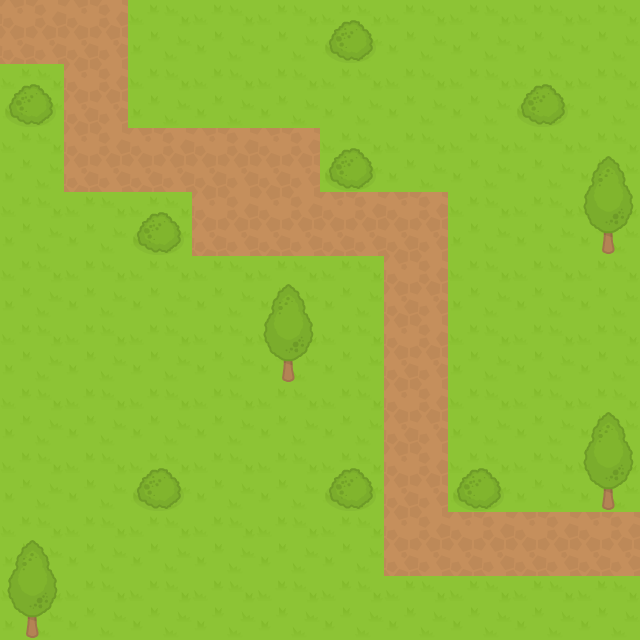

Below is a game level as drawn by its tile map, then a one-line description and the .tmx file that defines it, in full:
An orthogonal 10x10 tile map with 64x64 px tiles, 2 tile layers (Tile Layer 1, Tile Layer 2).

<map version="1.10" tiledversion="git" orientation="orthogonal" renderorder="right-down" width="10" height="10" tilewidth="64" tileheight="64" infinite="0" nextlayerid="4" nextobjectid="1">
 <editorsettings>
  <export target="../tiletestmap.lua" format="lua" />
 </editorsettings>
 <tileset firstgid="1" name="tiles" tilewidth="64" tileheight="64" tilecount="5" columns="5">
  <image source="../tiles.png" width="320" height="64" />
 </tileset>
 <layer id="1" name="Tile Layer 1" width="10" height="10">
  <data encoding="csv">
1,1,1,1,1,1,1,1,1,1,
1,1,1,1,1,1,1,1,1,1,
1,1,1,1,1,1,1,1,1,1,
1,1,1,1,1,1,1,1,1,1,
1,1,1,1,1,1,1,1,1,1,
1,1,1,1,1,1,1,1,1,1,
1,1,1,1,1,1,1,1,1,1,
1,1,1,1,1,1,1,1,1,1,
1,1,1,1,1,1,1,1,1,1,
1,1,1,1,1,1,1,1,1,1
</data>
 </layer>
 <layer id="3" name="Tile Layer 2" width="10" height="10">
  <data encoding="csv">
2,2,1,1,1,5,1,1,1,1,
5,2,1,1,1,1,1,1,5,1,
1,2,2,2,2,5,1,1,1,4,
1,1,5,2,2,2,2,1,1,3,
1,1,1,1,4,1,2,1,1,1,
1,1,1,1,3,1,2,1,1,1,
1,1,1,1,1,1,2,1,1,4,
1,1,5,1,1,5,2,5,1,3,
4,1,1,1,1,1,2,2,2,2,
3,1,1,1,1,1,1,1,1,1
</data>
 </layer>
</map>
